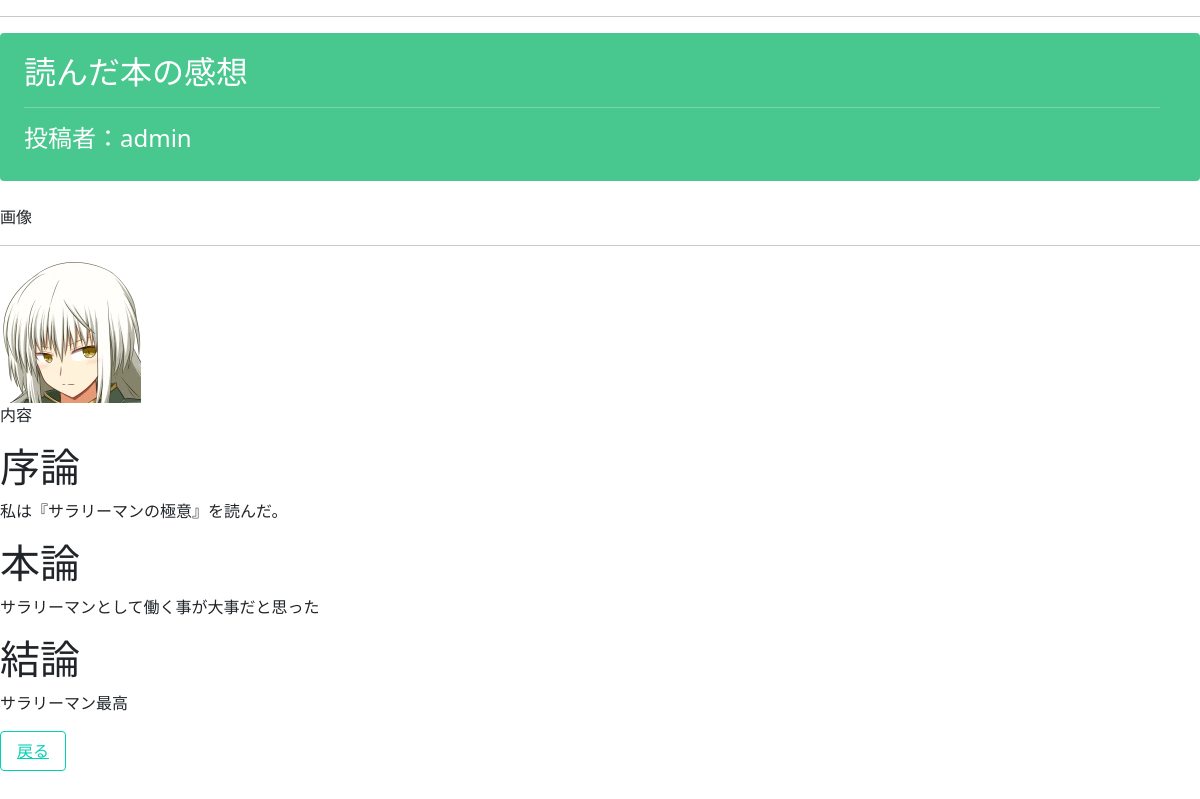
The page /detail/2 (signed in) on the database its author committed.
### _app/models.py (models this page shows, shortened)
class ArticleModel(models.Model):
    name = models.CharField(max_length=70)
    tag = models.CharField(max_length=50, choices=TITLE_CHOICES)
    title = models.CharField(max_length=100)
    content = MDTextField()
    image = models.ImageField(upload_to='')
    created_at = models.DateField(verbose_name='作成日', auto_now=True)

### _app/views.py (the view)
# urls.py: path('detail/<int:pk>', views.detailfunc, name='detail'),
def detailfunc(request, pk):
    item = get_object_or_404(ArticleModel, pk=pk)
    return render(request, 'detail.html', {'item': item})

### _app/templatetags/markdown_extras.py (called while the page is built)
@register.filter
@stringfilter
def markdown(val):
    return md.markdown(val, extensions=['markdown.extensions.fenced_code'])

### templates/detail.html (shortened to what this page needs)
{% extends 'base.html' %}
{% load markdown_extras %}
{% block static %}
<link rel="stylesheet" href="https://cdnjs.cloudflare.com/ajax/libs/highlight.js/9.15.10/styles/vs.min.css">
{% endblock static %}
{% block title %}
<hr>
{% endblock title %}
{% block content %}
{% if user.is_authenticated %}
<div class="notification is-{{ item.tag }}">
    <h2>{{ item.title }}</h2>
    <hr>
    <h4>投稿者：{{ item.name }}</h4>
</div>
<p>画像</p>
<hr>
<img src="{{ item.image.url }}" alt="投稿画像">
<p>内容</p>
<p>{{ item.content|markdown|safe  }}</p>
<a href="{% url 'index' %}" class="button is-primary is-outlined">戻る</a>
{% else %}
Please Login
{% endif %}
{% endblock content %}

### rows shown on the page
ArticleModel: title "読んだ本の感想", name "admin", image (picture), content "序論 私は『サラリーマンの極意』を読んだ。 本論 サラリーマンとして働く事が大事だと思った 結論 サラリーマン最高"
